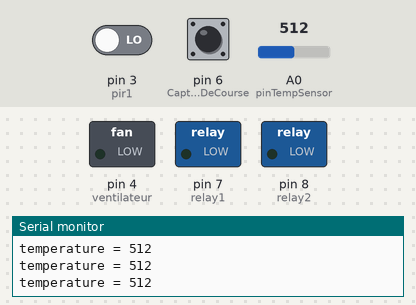
Simulated run of this sketch. Board: Arduino Uno, built with avr-gcc and run on an emulated ATmega328P. Shown: switched loads named in the sketch (green lamp = pin HIGH), the last lines printed to the serial monitor. The inputs (shaded band) are chosen by the test bench; at power-on: A0 (pinTempSensor) = 512, pin 3 (pir1) LOW, pin 6 (CaptFinDeCourse) HIGH.

Above: at 1.2 s.
1.3 s: A0 (pinTempSensor) set to 561
4.3 s: A0 (pinTempSensor) set to 583
At 5.5 s:
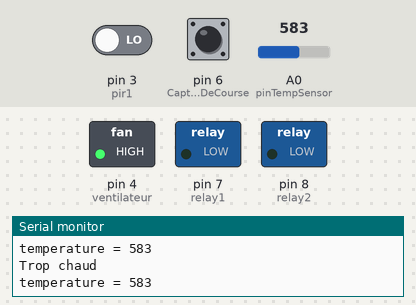
5.8 s: A0 (pinTempSensor) set to 522
8.8 s: A0 (pinTempSensor) set to 501
At 9.2 s:
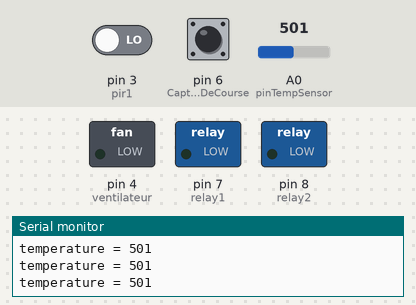
Timing chart, 0 to 11.8 s (numbered marks = the images above; inputs shaded):
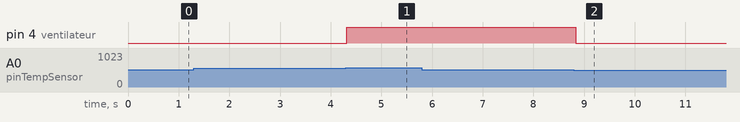

The sketch:

full.ino
```cpp
#include <math.h>

const int B = 4275;                  // B valeur du
const int R0 = 100000;               // R0 = 100k
const int pinTempSensor = A0;        // Le thermomètre se connecte à A0
int CaptFinDeCourse = 6;
int pir1 = 3;
int pir2 = 2;
int relay1 = 7;
int relay2 = 8;
int ventilateur = 4;          // Relais connecté à la Pin 4
int valInit = 0;
int valStop = 1;
float temp = 0;

void setup()
{
    Serial.begin(9600);              // Initialisation du moniteur série
    pinMode(ventilateur,OUTPUT);     // Mode envoi de données
    pinMode(relay1, OUTPUT);
    pinMode(relay2, OUTPUT);

    pinMode(pir1, INPUT);
    pinMode(pir2,INPUT);
    pinMode(CaptFinDeCourse, INPUT);

    valInit = digitalRead(CaptFinDeCourse);
    while (valInit == 0) {
        digitalWrite(relay1, LOW);
        digitalWrite(relay2,HIGH);

        valInit =digitalRead(CaptFinDeCourse);
    }
    digitalWrite(relay1,LOW);
    digitalWrite(relay2,LOW);

    valStop = digitalRead(pir1);
    while(valStop != 0){
      digitalWrite(relay1,HIGH);
      digitalWrite(relay2, LOW);

      valStop = digitalRead(pir1);
    }
    digitalWrite(relay1,LOW);
    digitalWrite(relay2,LOW);

}

void loop()
{
  temp = Chaleur();
 }

float Chaleur(){
 int a = analogRead(pinTempSensor);
 float R = 1023.0/a-1.0;
 R = R0*R;
 float temperature = 1.0/(log(R/R0)/B+1/298.15)-273.15;    // Convertis en température
 Serial.print("temperature = ");                           // Affiche "temperature ="
 Serial.println(a);                                        // Affiche la température
 if (temperature >= 30){                                   // Si température > 30°C

   digitalWrite(ventilateur,HIGH);                         // Active le ventilateur
   Serial.println("Trop chaud");                           // Affiche "Trop chaud"
 }

 if (temperature < 25) {                                   // Si température < 25°C

   digitalWrite(ventilateur,LOW);                          // Désactive le ventilateur
 }
return temperature;
}
```

Measured:
- the behaviour switches between 571 and 572 on A0 (pinTempSensor) (found by bisection; images 0 and 1)
- the behaviour switches between 512 and 511 on A0 (pinTempSensor) (found by bisection; images 1 and 2)
- after the input at 4.3 s, pin 4 (ventilateur): LOW → HIGH at once
- after the input at 8.8 s, pin 4 (ventilateur): HIGH → LOW at once
